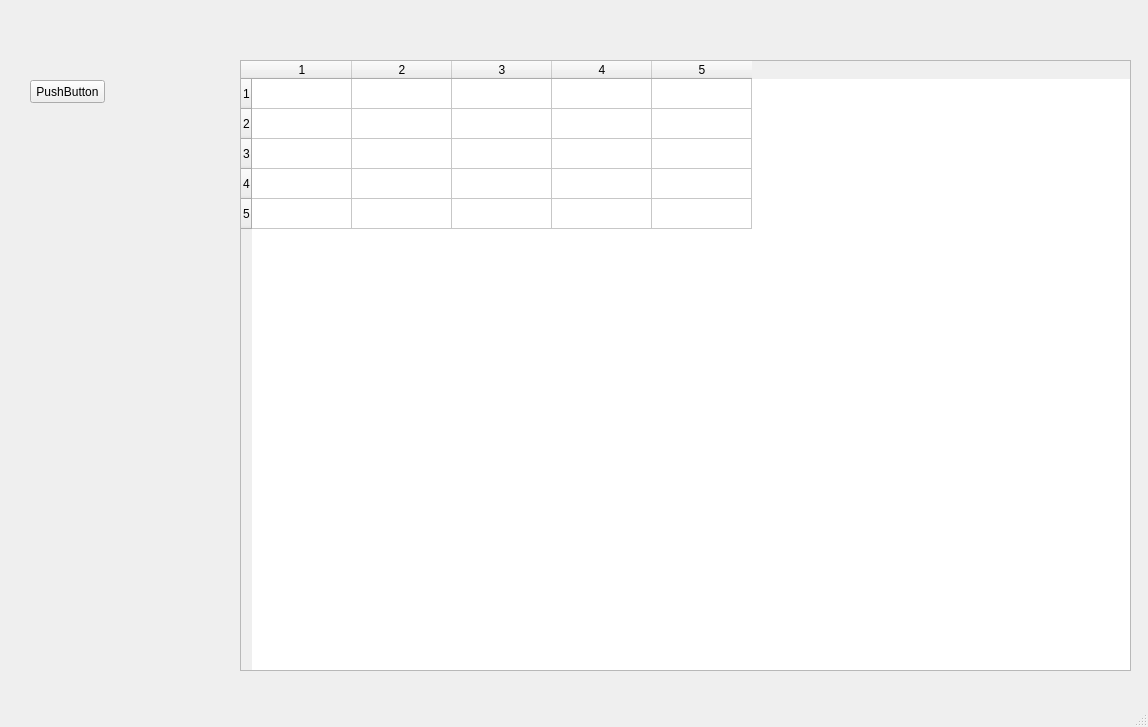
<?xml version="1.0" encoding="UTF-8"?>
<ui version="4.0">
 <class>MainWindow</class>
 <widget class="QMainWindow" name="MainWindow">
  <property name="geometry">
   <rect>
    <x>0</x>
    <y>0</y>
    <width>1148</width>
    <height>727</height>
   </rect>
  </property>
  <property name="windowTitle">
   <string>MainWindow</string>
  </property>
  <widget class="QWidget" name="centralwidget">
   <widget class="QTableWidget" name="tableWidget">
    <property name="geometry">
     <rect>
      <x>240</x>
      <y>60</y>
      <width>891</width>
      <height>611</height>
     </rect>
    </property>
    <property name="rowCount">
     <number>10</number>
    </property>
    <property name="columnCount">
     <number>5</number>
    </property>
    <row/>
    <row/>
    <row/>
    <row/>
    <row/>
    <row/>
    <row/>
    <row/>
    <row/>
    <row/>
    <column/>
    <column/>
    <column/>
    <column/>
    <column/>
   </widget>
   <widget class="QTableWidget" name="tableWidget_2">
    <property name="enabled">
     <bool>true</bool>
    </property>
    <property name="geometry">
     <rect>
      <x>240</x>
      <y>60</y>
      <width>891</width>
      <height>611</height>
     </rect>
    </property>
    <property name="rowCount">
     <number>5</number>
    </property>
    <property name="columnCount">
     <number>5</number>
    </property>
    <row/>
    <row/>
    <row/>
    <row/>
    <row/>
    <column/>
    <column/>
    <column/>
    <column/>
    <column/>
   </widget>
   <widget class="QPushButton" name="pushButton">
    <property name="geometry">
     <rect>
      <x>30</x>
      <y>80</y>
      <width>75</width>
      <height>23</height>
     </rect>
    </property>
    <property name="text">
     <string>PushButton</string>
    </property>
   </widget>
  </widget>
  <widget class="QMenuBar" name="menubar">
   <property name="geometry">
    <rect>
     <x>0</x>
     <y>0</y>
     <width>1148</width>
     <height>21</height>
    </rect>
   </property>
  </widget>
  <widget class="QStatusBar" name="statusbar"/>
 </widget>
 <resources/>
 <connections/>
</ui>
